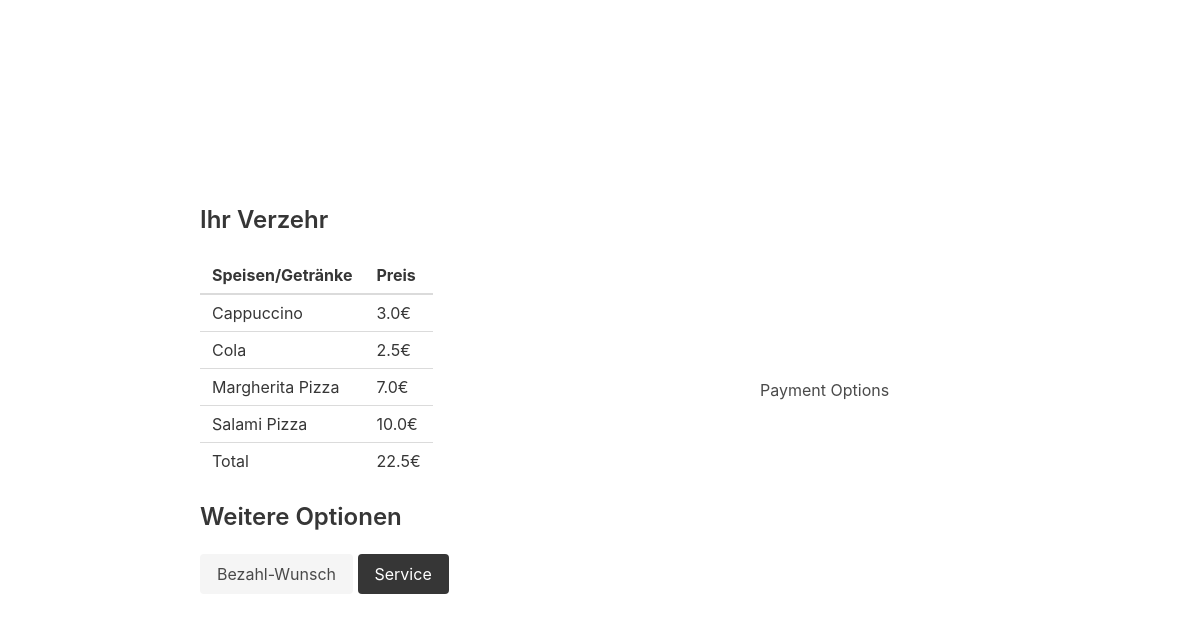
Page /gs/1/ on the committed database.
### untersetzerBroker/models.py (models this page shows)
class Beverage(models.Model):
    name = models.CharField(max_length=200)
    price = models.FloatField(default=0)
    edition = models.CharField(max_length=200)
    coaster = models.ForeignKey('Untersetzer', on_delete=models.CASCADE, related_name='beverage')
    def __str__(self):
        return self.name

class Food(models.Model):
    name = models.CharField(max_length=200)
    price = models.FloatField(default=0)
    coaster = models.ForeignKey('Untersetzer', on_delete=models.CASCADE, related_name='food')
    def __str__(self):
        return self.name

### guestServices/views.py (the view)
# urls.py: path('<str:coasterId>/', views.dashboardView, name='dashboardView'),
def dashboardView(request, coasterId):
    coaster = Untersetzer.objects.filter(identifier=coasterId).get()
    total_price = 0
    itemList = []
    for bevs in coaster.beverage.all():
        itemList.append(bevs)
    for food in coaster.food.all():
        itemList.append(food)
    for total_food in coaster.food.all():
        total_price += total_food.price
    for total_bev in coaster.beverage.all():
        total_price += total_bev.price
    return render(request, 'guestServices.html', {'dashboardTemplateData': itemList, 'coasterId': coasterId, 'total_price': total_price})

### templates/guestServices.html (shortened to what this page needs)
<!DOCTYPE html>
<html lang="en">
<head>
    {% block css %}
    <link rel="stylesheet" href="https://cdn.jsdelivr.net/npm/bulma@0.9.3/css/bulma.min.css">
    {% endblock css %}
</head>
<body hx-headers='{"X-CSRFToken": "{{ csrf_token }}"}'>
    <div class="receipt-container">
        <div class="bill-section">
            <h2 class="title is-4">Ihr Verzehr</h2>
            <table class="table">
                <thead>
                    <tr>
                        <th>Speisen/Getränke</th>
                        <th>Preis</th>
                    </tr>
                </thead>
                <tbody>
                    {% for i in dashboardTemplateData %}
                    <tr>
                        <td>{{ i }}</td>
                        <td>{{ i.price }}€</td>
                    </tr>
                    {% endfor %}
                    <tr>
                        <td>Total</td>
                        <td>{{ total_price }}€</td>
                    </tr>
                </tbody>
            </table>
            <div x-data="{ service: false, payment:false }">
                <h2 class="title is-4">Weitere Optionen</h2>
                <button class="button is-light" @click="payment = true; hidePayPalButton();">Bezahl-Wunsch</button>
                <button class="button is-dark" @click="service = true; hidePayPalButton()"
                    hx-post="/gs/callService/{{ coasterId }}/" hx-swap="outerHTML">Service</button>
            </div>
        </div>
        <div class="payment-section">
            <h2>Payment Options</h2>
        </div>
    </div>
    <link href="https://cdn.jsdelivr.net/npm/select2@4.1.0-rc.0/dist/css/select2.min.css" rel="stylesheet" />
</body>
</html>

### templates/guestServices.html (style rules this page uses)
body { margin: 0; padding: -10px; display: flex; justify-content: center; align-items: center; min-height: 50vh; }
.receipt-container { display: flex; justify-content: space-between; align-items: center; max-width: 800px; width: 100%; }
.bill-section { width: 70%; }
.payment-section { width: 30%; }

### rows in the picture
Beverage: name "Cappuccino", price "3.0"
Beverage: name "Cola", price "2.5"
Food: name "Margherita Pizza", price "7.0"
Food: name "Salami Pizza", price "10.0"

### other values in the picture
{{ total_price }} "22.5"
